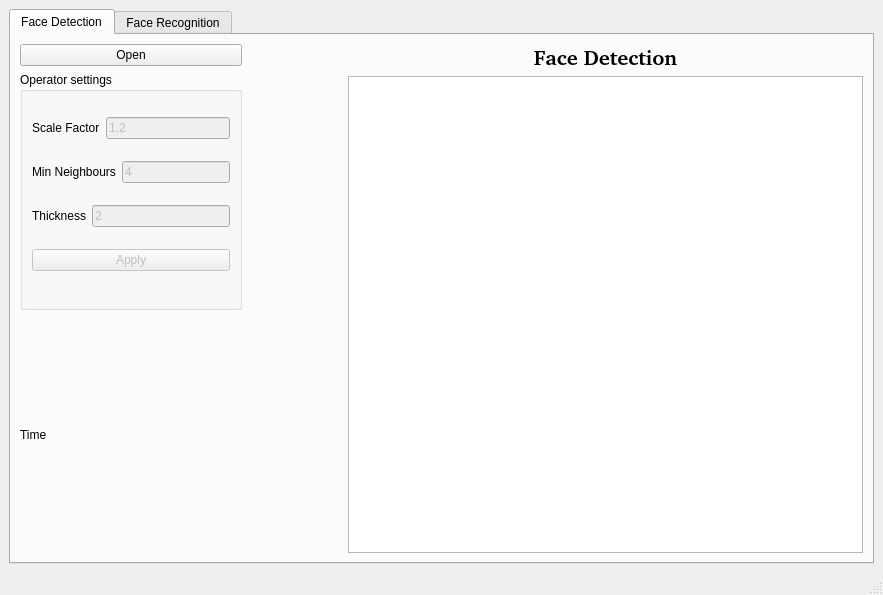
<?xml version="1.0" encoding="UTF-8"?>
<ui version="4.0">
 <class>MainWindow</class>
 <widget class="QMainWindow" name="MainWindow">
  <property name="geometry">
   <rect>
    <x>0</x>
    <y>0</y>
    <width>883</width>
    <height>595</height>
   </rect>
  </property>
  <property name="windowTitle">
   <string>MainWindow</string>
  </property>
  <widget class="QWidget" name="centralwidget">
   <layout class="QGridLayout" name="gridLayout">
    <item row="0" column="0">
     <widget class="QTabWidget" name="tabWidget">
      <property name="currentIndex">
       <number>0</number>
      </property>
      <widget class="QWidget" name="threshold_tab">
       <attribute name="title">
        <string>Face Detection</string>
       </attribute>
       <layout class="QGridLayout" name="gridLayout_3">
        <item row="0" column="0">
         <layout class="QVBoxLayout" name="verticalLayout_4">
          <item>
           <widget class="QPushButton" name="open_button">
            <property name="text">
             <string>Open</string>
            </property>
           </widget>
          </item>
          <item>
           <widget class="QGroupBox" name="groupBox_4">
            <property name="sizePolicy">
             <sizepolicy hsizetype="Fixed" vsizetype="Preferred">
              <horstretch>0</horstretch>
              <verstretch>0</verstretch>
             </sizepolicy>
            </property>
            <property name="title">
             <string>Operator settings</string>
            </property>
            <layout class="QVBoxLayout" name="verticalLayout_14">
             <item>
              <layout class="QHBoxLayout" name="horizontalLayout_18">
               <item>
                <widget class="QLabel" name="label4_5">
                 <property name="text">
                  <string>Scale Factor</string>
                 </property>
                </widget>
               </item>
               <item>
                <widget class="QLineEdit" name="scale_factor">
                 <property name="enabled">
                  <bool>false</bool>
                 </property>
                 <property name="sizePolicy">
                  <sizepolicy hsizetype="MinimumExpanding" vsizetype="Fixed">
                   <horstretch>0</horstretch>
                   <verstretch>0</verstretch>
                  </sizepolicy>
                 </property>
                 <property name="text">
                  <string>1.2</string>
                 </property>
                </widget>
               </item>
              </layout>
             </item>
             <item>
              <layout class="QHBoxLayout" name="horizontalLayout_22">
               <item>
                <widget class="QLabel" name="label4_9">
                 <property name="text">
                  <string>Min Neighbours</string>
                 </property>
                </widget>
               </item>
               <item>
                <widget class="QLineEdit" name="min_size">
                 <property name="enabled">
                  <bool>false</bool>
                 </property>
                 <property name="sizePolicy">
                  <sizepolicy hsizetype="MinimumExpanding" vsizetype="Fixed">
                   <horstretch>0</horstretch>
                   <verstretch>0</verstretch>
                  </sizepolicy>
                 </property>
                 <property name="text">
                  <string>4</string>
                 </property>
                </widget>
               </item>
              </layout>
             </item>
             <item>
              <layout class="QHBoxLayout" name="horizontalLayout_19">
               <item>
                <widget class="QLabel" name="label4_8">
                 <property name="text">
                  <string>Thickness</string>
                 </property>
                </widget>
               </item>
               <item>
                <widget class="QLineEdit" name="thickness">
                 <property name="enabled">
                  <bool>false</bool>
                 </property>
                 <property name="sizePolicy">
                  <sizepolicy hsizetype="MinimumExpanding" vsizetype="Fixed">
                   <horstretch>0</horstretch>
                   <verstretch>0</verstretch>
                  </sizepolicy>
                 </property>
                 <property name="text">
                  <string>2</string>
                 </property>
                </widget>
               </item>
              </layout>
             </item>
             <item>
              <widget class="QPushButton" name="apply_button">
               <property name="enabled">
                <bool>false</bool>
               </property>
               <property name="text">
                <string>Apply</string>
               </property>
              </widget>
             </item>
             <item>
              <spacer name="verticalSpacer_5">
               <property name="orientation">
                <enum>Qt::Vertical</enum>
               </property>
               <property name="sizeType">
                <enum>QSizePolicy::Fixed</enum>
               </property>
               <property name="sizeHint" stdset="0">
                <size>
                 <width>20</width>
                 <height>10</height>
                </size>
               </property>
              </spacer>
             </item>
            </layout>
           </widget>
          </item>
          <item>
           <layout class="QHBoxLayout" name="horizontalLayout_3">
            <item>
             <widget class="QLabel" name="label_6">
              <property name="text">
               <string>Time</string>
              </property>
             </widget>
            </item>
            <item>
             <widget class="QLabel" name="time_label">
              <property name="text">
               <string/>
              </property>
             </widget>
            </item>
           </layout>
          </item>
         </layout>
        </item>
        <item row="0" column="1">
         <spacer name="horizontalSpacer">
          <property name="orientation">
           <enum>Qt::Horizontal</enum>
          </property>
          <property name="sizeType">
           <enum>QSizePolicy::Fixed</enum>
          </property>
          <property name="sizeHint" stdset="0">
           <size>
            <width>100</width>
            <height>20</height>
           </size>
          </property>
         </spacer>
        </item>
        <item row="0" column="2">
         <layout class="QVBoxLayout" name="verticalLayout_5">
          <item>
           <layout class="QVBoxLayout" name="verticalLayout_2">
            <item>
             <widget class="QLabel" name="label_4">
              <property name="sizePolicy">
               <sizepolicy hsizetype="Expanding" vsizetype="Fixed">
                <horstretch>0</horstretch>
                <verstretch>0</verstretch>
               </sizepolicy>
              </property>
              <property name="maximumSize">
               <size>
                <width>16777215</width>
                <height>27</height>
               </size>
              </property>
              <property name="font">
               <font>
                <family>URW Bookman [urw]</family>
                <pointsize>16</pointsize>
                <weight>75</weight>
                <bold>true</bold>
               </font>
              </property>
              <property name="text">
               <string>Face Detection</string>
              </property>
              <property name="textFormat">
               <enum>Qt::AutoText</enum>
              </property>
              <property name="alignment">
               <set>Qt::AlignCenter</set>
              </property>
             </widget>
            </item>
            <item>
             <widget class="ImageView" name="input_img">
              <property name="sizePolicy">
               <sizepolicy hsizetype="Expanding" vsizetype="Expanding">
                <horstretch>0</horstretch>
                <verstretch>0</verstretch>
               </sizepolicy>
              </property>
              <property name="minimumSize">
               <size>
                <width>0</width>
                <height>0</height>
               </size>
              </property>
             </widget>
            </item>
           </layout>
          </item>
          <item>
           <layout class="QVBoxLayout" name="verticalLayout_3"/>
          </item>
         </layout>
        </item>
       </layout>
      </widget>
      <widget class="QWidget" name="clustring_tab">
       <attribute name="title">
        <string>Face Recognition</string>
       </attribute>
       <layout class="QGridLayout" name="gridLayout_2">
        <item row="0" column="2">
         <layout class="QVBoxLayout" name="verticalLayout_12">
          <item>
           <layout class="QHBoxLayout" name="horizontalLayout_10">
            <item>
             <layout class="QVBoxLayout" name="verticalLayout_9">
              <item>
               <widget class="QLabel" name="label_8">
                <property name="sizePolicy">
                 <sizepolicy hsizetype="Expanding" vsizetype="Fixed">
                  <horstretch>0</horstretch>
                  <verstretch>0</verstretch>
                 </sizepolicy>
                </property>
                <property name="maximumSize">
                 <size>
                  <width>16777215</width>
                  <height>27</height>
                 </size>
                </property>
                <property name="font">
                 <font>
                  <family>URW Bookman [urw]</family>
                  <pointsize>16</pointsize>
                  <weight>75</weight>
                  <bold>true</bold>
                 </font>
                </property>
                <property name="text">
                 <string>Input Image</string>
                </property>
                <property name="textFormat">
                 <enum>Qt::AutoText</enum>
                </property>
                <property name="alignment">
                 <set>Qt::AlignCenter</set>
                </property>
               </widget>
              </item>
              <item>
               <widget class="ImageView" name="input_img_2">
                <property name="sizePolicy">
                 <sizepolicy hsizetype="Expanding" vsizetype="Expanding">
                  <horstretch>0</horstretch>
                  <verstretch>0</verstretch>
                 </sizepolicy>
                </property>
                <property name="minimumSize">
                 <size>
                  <width>0</width>
                  <height>0</height>
                 </size>
                </property>
               </widget>
              </item>
             </layout>
            </item>
           </layout>
          </item>
          <item>
           <layout class="QVBoxLayout" name="verticalLayout_11">
            <item>
             <widget class="QLabel" name="label_10">
              <property name="sizePolicy">
               <sizepolicy hsizetype="Expanding" vsizetype="Fixed">
                <horstretch>0</horstretch>
                <verstretch>0</verstretch>
               </sizepolicy>
              </property>
              <property name="maximumSize">
               <size>
                <width>16777215</width>
                <height>27</height>
               </size>
              </property>
              <property name="font">
               <font>
                <family>URW Bookman [urw]</family>
                <pointsize>16</pointsize>
                <weight>75</weight>
                <bold>true</bold>
               </font>
              </property>
              <property name="text">
               <string>Best Match</string>
              </property>
              <property name="textFormat">
               <enum>Qt::AutoText</enum>
              </property>
              <property name="alignment">
               <set>Qt::AlignCenter</set>
              </property>
             </widget>
            </item>
            <item>
             <widget class="ImageView" name="output_img_2">
              <property name="sizePolicy">
               <sizepolicy hsizetype="Expanding" vsizetype="Expanding">
                <horstretch>0</horstretch>
                <verstretch>0</verstretch>
               </sizepolicy>
              </property>
              <property name="minimumSize">
               <size>
                <width>0</width>
                <height>0</height>
               </size>
              </property>
             </widget>
            </item>
           </layout>
          </item>
         </layout>
        </item>
        <item row="0" column="1">
         <spacer name="horizontalSpacer_3">
          <property name="orientation">
           <enum>Qt::Horizontal</enum>
          </property>
          <property name="sizeType">
           <enum>QSizePolicy::Fixed</enum>
          </property>
          <property name="sizeHint" stdset="0">
           <size>
            <width>100</width>
            <height>20</height>
           </size>
          </property>
         </spacer>
        </item>
        <item row="0" column="0">
         <layout class="QVBoxLayout" name="verticalLayout_6">
          <item>
           <widget class="QPushButton" name="open_button_2">
            <property name="text">
             <string>Open</string>
            </property>
           </widget>
          </item>
          <item>
           <widget class="QGroupBox" name="groupBox_2">
            <property name="sizePolicy">
             <sizepolicy hsizetype="Fixed" vsizetype="Preferred">
              <horstretch>0</horstretch>
              <verstretch>0</verstretch>
             </sizepolicy>
            </property>
            <property name="title">
             <string>Operator settings</string>
            </property>
            <layout class="QVBoxLayout" name="verticalLayout_7">
             <item>
              <layout class="QHBoxLayout" name="horizontalLayout_20">
               <item>
                <widget class="QLabel" name="label4_6">
                 <property name="text">
                  <string>Eigen Faces</string>
                 </property>
                </widget>
               </item>
               <item>
                <widget class="QLineEdit" name="eigen_num">
                 <property name="enabled">
                  <bool>false</bool>
                 </property>
                 <property name="sizePolicy">
                  <sizepolicy hsizetype="MinimumExpanding" vsizetype="Fixed">
                   <horstretch>0</horstretch>
                   <verstretch>0</verstretch>
                  </sizepolicy>
                 </property>
                 <property name="text">
                  <string>50</string>
                 </property>
                </widget>
               </item>
              </layout>
             </item>
            </layout>
           </widget>
          </item>
          <item>
           <widget class="QPushButton" name="apply_button_2">
            <property name="enabled">
             <bool>false</bool>
            </property>
            <property name="text">
             <string>Apply</string>
            </property>
           </widget>
          </item>
          <item>
           <layout class="QHBoxLayout" name="horizontalLayout_7">
            <item>
             <widget class="QLabel" name="label_11">
              <property name="text">
               <string>Matched Person</string>
              </property>
             </widget>
            </item>
            <item>
             <widget class="QLabel" name="matched_person">
              <property name="text">
               <string/>
              </property>
             </widget>
            </item>
           </layout>
          </item>
          <item>
           <layout class="QHBoxLayout" name="horizontalLayout_5">
            <item>
             <widget class="QLabel" name="label_7">
              <property name="text">
               <string>Training Time</string>
              </property>
             </widget>
            </item>
            <item>
             <widget class="QLabel" name="time_label_2">
              <property name="text">
               <string/>
              </property>
             </widget>
            </item>
           </layout>
          </item>
          <item>
           <layout class="QHBoxLayout" name="horizontalLayout_6">
            <item>
             <widget class="QLabel" name="label_9">
              <property name="text">
               <string>Matching Time</string>
              </property>
             </widget>
            </item>
            <item>
             <widget class="QLabel" name="time_label_3">
              <property name="text">
               <string/>
              </property>
             </widget>
            </item>
           </layout>
          </item>
         </layout>
        </item>
        <item row="0" column="3">
         <spacer name="horizontalSpacer_4">
          <property name="orientation">
           <enum>Qt::Horizontal</enum>
          </property>
          <property name="sizeType">
           <enum>QSizePolicy::Fixed</enum>
          </property>
          <property name="sizeHint" stdset="0">
           <size>
            <width>70</width>
            <height>20</height>
           </size>
          </property>
         </spacer>
        </item>
       </layout>
      </widget>
     </widget>
    </item>
   </layout>
  </widget>
  <widget class="QMenuBar" name="menubar">
   <property name="geometry">
    <rect>
     <x>0</x>
     <y>0</y>
     <width>883</width>
     <height>26</height>
    </rect>
   </property>
  </widget>
  <widget class="QStatusBar" name="statusbar"/>
 </widget>
 <customwidgets>
  <customwidget>
   <class>ImageView</class>
   <extends>QGraphicsView</extends>
   <header location="global">pyqtgraph</header>
   <container>1</container>
  </customwidget>
 </customwidgets>
 <resources/>
 <connections/>
</ui>
